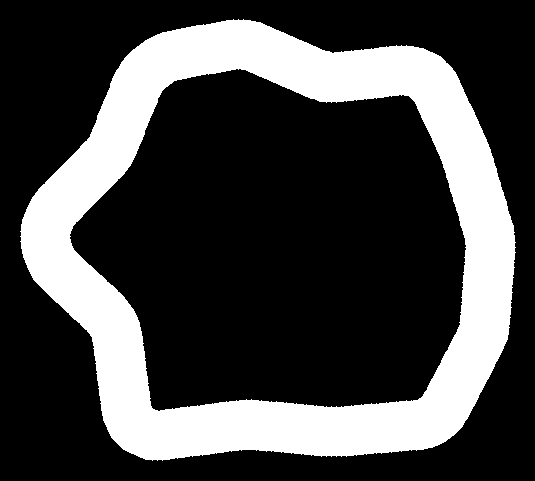
#> input picture surge_mk2/sim/courses/circuit_chicane_a.png, 535 x 481 px
$ python -i pixfmt.py   (imports and definitions only)
#> lines starting #> are read from the running program, lines starting #| are printed output that depends on the picture; after the words box and inside, x2 and y2 are one past the last pixel; in counts of white or black regions, pixels touching at a corner belong together
#> further down, picture is the input picture: shape (481, 535, 3); 26.9% white; 1 white region, box (x1, y1, x2, y2) and area: (20, 19, 516, 461) 69257
"""共有メモリの画素形式の変換を1か所に置く（`ImageRef.fmt`＝メモリ上の実際の並び）。

カメラは `YUV420`（I420: Y 面 H×W、続いて U 面・V 面 各 H/2×W/2）で撮る。色空間は
**sYCC（全範囲の BT.601＝JPEG の YCbCr と同じ）**に固定している（`camera_node`）。

- ステレオは Y 面をそのまま灰色として使う（変換なし）
- GUI・記録の JPEG は Y・U・V 面からそのまま焼く（`core/jpeg.py`。RGB から焼くより速い）
- CNN 系など色が要る側だけ、ここで RGB/BGR に直す

**OpenCV の `COLOR_YUV2BGR_I420` は使わない。** 制限範囲（16〜235）を前提にしており、
sYCC の値を通すと色が平均 4 ずれた（2026-11-17 実機、RGB888 で撮った画との比較）。ここでは
色差を元の大きさに戻してから全範囲の `YCrCb2BGR` を通す（RGB888 の画との差は平均 2.4。
残りは色差を縦横半分にした 4:2:0 の分で、記録の JPEG も同じ 4:2:0）。

`BGR888` などの3〜4バイト形式もそのまま扱える（シム・古い記録・テスト）。並びの判定は従来どおり
「`BGR` で始まるか」（`core/jpeg.py` と同じ規則。変えると4バイト形式の色が入れ替わる）。
"""

from __future__ import annotations

import numpy as np

__all__ = ["YUV420", "is_yuv420", "image_hw", "yuv420_planes", "to_bgr", "to_rgb", "to_gray"]

YUV420 = "YUV420"


def is_yuv420(fmt: str) -> bool:
    return fmt == YUV420


def image_hw(frame: np.ndarray, fmt: str) -> tuple[int, int]:
    """画像としての `(高さ, 幅)`（YUV420 の配列は高さが 1.5 倍あるため）。"""
    if is_yuv420(fmt):
        return frame.shape[0] * 2 // 3, frame.shape[1]
    return frame.shape[0], frame.shape[1]


def yuv420_planes(frame: np.ndarray) -> tuple[np.ndarray, np.ndarray, np.ndarray]:
    """I420 の `(H*3/2, W)` 配列 → `(Y, U, V)` の view。"""
    h, w = frame.shape[0] * 2 // 3, frame.shape[1]
#> h = 320; w = 535
    q = (h // 2) * (w // 2)
#> q = 42720
    flat = frame.reshape(-1)
    u = flat[h * w: h * w + q].reshape(h // 2, w // 2)
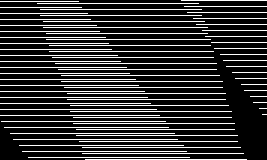
#> u: shape (160, 267); 20.7% white in thin lines or dots
    v = flat[h * w + q: h * w + 2 * q].reshape(h // 2, w // 2)
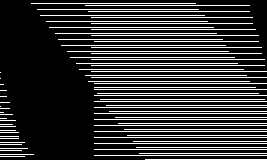
#> v: shape (160, 267); 21% white in thin lines or dots
    return frame[:h], u, v


def _yuv420_to_bgr(frame: np.ndarray) -> np.ndarray:
    import cv2

    y, u, v = yuv420_planes(frame)
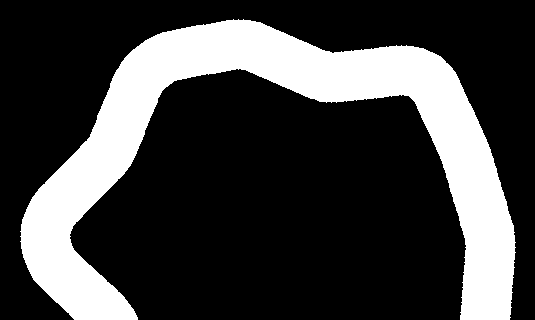
#> y: shape (320, 535, 3); 25% white; 1 white region, box (x1, y1, x2, y2) and area: (20, 19, 516, 320) 42851
#> (the run stopped early here; a loop or call above may not have finished)
